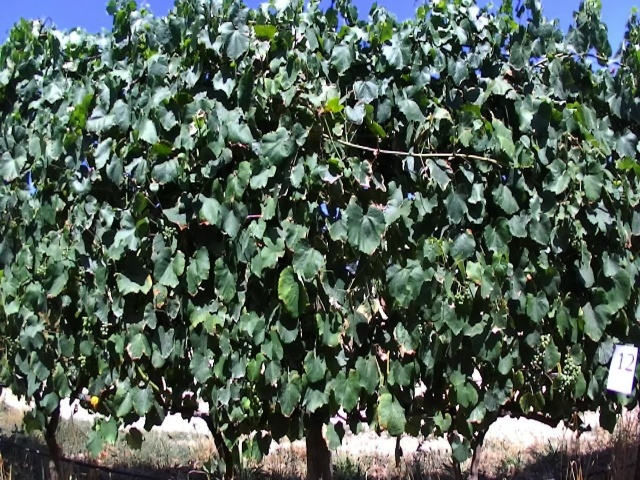
#> input picture images/left0570.jpg, 640 x 480 px, given in place of left601.jpg, which was not available
$ python main.py
#> lines starting #> are read from the running program, lines starting #| are printed output that depends on the picture
import cv2
import numpy as np


f = open("dataset_aug.txt", "a")
imageNumber = 601
while(imageNumber < 686):
    imageName = "left" + str(imageNumber)
    print("Nome da imagem: " + imageName)
    imgOrigin = cv2.imread("../imagesAugDouble/" + imageName + ".jpg")
#> imgOrigin is the input picture: shape (480, 640, 3); mean B, G, R 87.6, 98.3, 83.9
    imgResized = cv2.resize(imgOrigin, (640,480))

    cv2.rectangle(imgResized, (227,10), (414, 150), (0,0,255), 2)
    cv2.rectangle(imgResized, (227,160), (414, 300), (0,0,255), 2)
    cv2.rectangle(imgResized, (227,310), (414, 450), (0,0,255), 2)
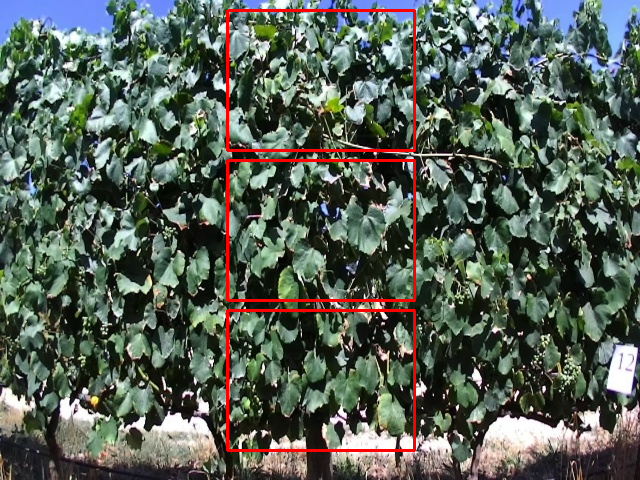
#> imgResized: shape (480, 640, 3); mean B, G, R 85.9, 96.4, 87.2

    #cv2.imshow("Image Origin", imgOrigin)
    cv2.imshow("Image Resized", imgResized)
    cv2.waitKey(1000)
    print("Leaf density? 0 33 66 100")
    f.write(imageName + " ")
#> (the run stopped early here; a loop or call above may not have finished)

$ run again, on images/left0650.jpg
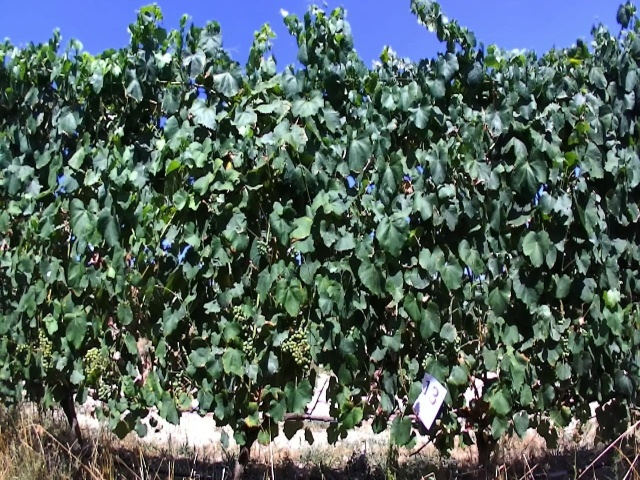
#> input picture images/left0650.jpg, 640 x 480 px, given in place of left601.jpg, which was not available
#> imgOrigin is the input picture: shape (480, 640, 3); mean B, G, R 95.6, 99.5, 83
#> `cv2.rectangle(imgResized, (227,310), (414, 450), (0,0,255), 2)`:
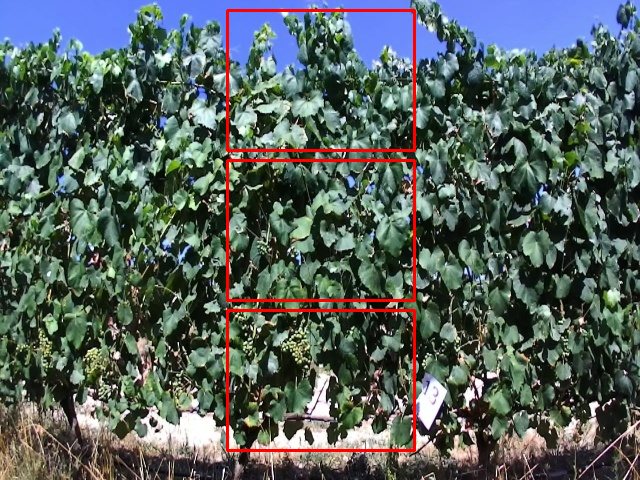
#> imgResized: shape (480, 640, 3); mean B, G, R 93.4, 97.4, 86.1

$ run again, on images/left0665.jpg
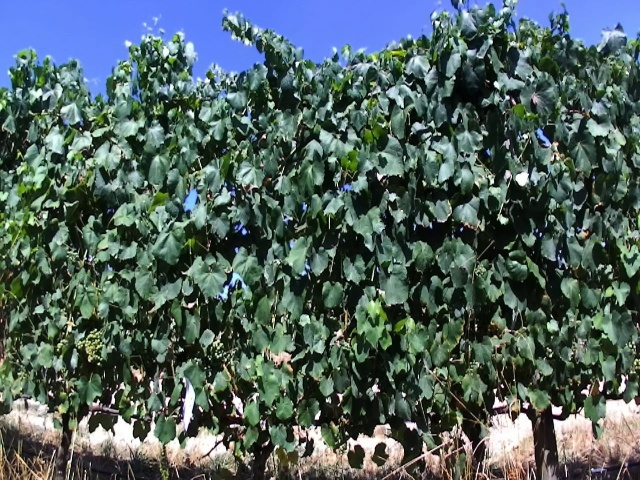
#> input picture images/left0665.jpg, 640 x 480 px, given in place of left601.jpg, which was not available
#> imgOrigin is the input picture: shape (480, 640, 3); mean B, G, R 96.6, 98.8, 81.3
#> `cv2.rectangle(imgResized, (227,310), (414, 450), (0,0,255), 2)`:
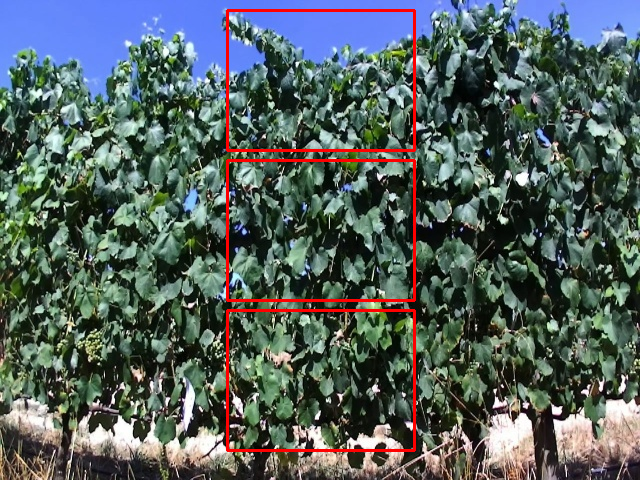
#> imgResized: shape (480, 640, 3); mean B, G, R 94.7, 96.9, 84.7
